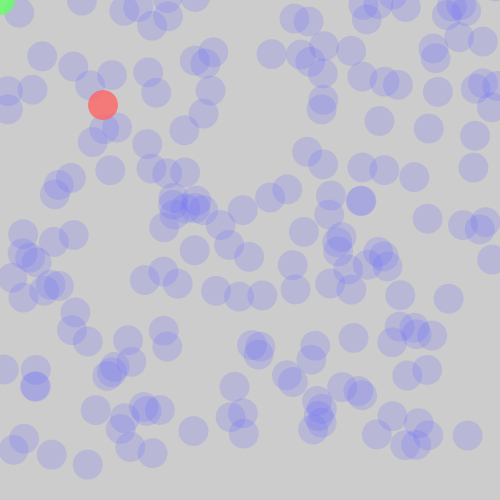
Frame 1 (no input)
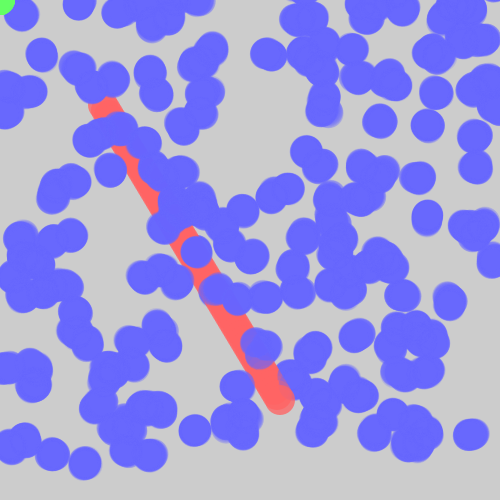
Frame 60 (the mouse pressed at the canvas centre just before this capture)
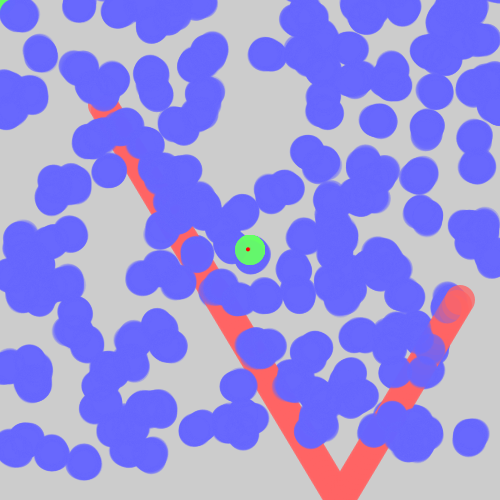
Frame 120 (the mouse held since frame 60 and released just before this capture)

The Processing sketch that drew these frames (run headless with seeded random() and noise(); from frame 60 on, the mouse is pressed at the canvas centre):

// Processing sketch: processing_174660
// ── processing_174660.pde

float cirWidth = 30;
float cirHeight = 30;

float ballX = 100;
float ballY = 100;
float xSpeed = 3;
float ySpeed = 5;

float radius = 30;
//int x = 250;
//int y = 100;
float radius2 = 30;

boolean changed = false;

ArrayList x = new ArrayList();
ArrayList y = new ArrayList();

Zoog[] zoogies = new Zoog[200];


void setup(){
 size(500, 500);
smooth(); 
 rectMode(CORNER);
 ellipseMode(CENTER);
 ellipseMode(RADIUS);
 for (int i = 0; i < zoogies.length; i ++ ) {
    zoogies[i] = new Zoog(random(width),random(height),30,30);
  }
}

void draw(){

  //background(255);
  
  
  
  //if(mouseX==zoogies[].x){
    //if (mouseY==zoogies[i].y){
      //zoogies[i].c=color(200,100,100,100);
    //}
  //}
  
  
  for (int i = 0; i < zoogies.length; i ++ ) {
    zoogies[i].display();
    zoogies[i].jiggle();
   
    
    }
    

  
  //will the ball hit the box?
  if(intersectsBox(ballX+xSpeed, ballY)){
    xSpeed *= -1;
  }
  //will the ball leave the screen?
  else if(ballX+xSpeed < 0 || ballX+xSpeed > width){
    xSpeed *= -1;
  }

  //will the ball hit the box?
  if(intersectsBox(ballX, ballY+ySpeed)){
    ySpeed *= -1;
  }
  //will the ball leave the screen?
  else if(ballY+ySpeed < 0 || ballY+ySpeed > height){
    ySpeed *= -1;
  }

  ballX += xSpeed;
  ballY += ySpeed;
  fill(255,100,100,200);
  ellipse(ballX, ballY, radius, radius);
  fill(100,255,100,200);
  ellipseMode(CENTER);
  ellipse(mouseX, mouseY, cirWidth, cirHeight);
   if ( dist(mouseX, mouseY,cirWidth, cirHeight ) < radius2){
    fill(255,20,0);
  }
  
  drawSpline(x,y);
  
  // randomize
  for(int i=0; i<x.size(); i++){
    float x0 = ((Float)x.get(i)).floatValue();
    float y0 = ((Float)y.get(i)).floatValue();
    
    x.set(i, new Float(x0 + random(2.0)-1.0));
    y.set(i, new Float(y0 + random(2.0)-1.0));
    
  }

 

}


boolean intersectsBox(float x, float y){
  if(x > mouseX && x < mouseX + cirWidth){
  if(y > mouseY && y < mouseY + cirHeight){
    return true;
   } 
  }

  return false;
  
}
void mouseMoved() {
 
  
  
  
}

void mousePressed(){
  x.add(new Float(mouseX));
  y.add(new Float(mouseY));
  
  changed = true;
  
  background(random(255),random(255),random(100),50);
  
  
}

void keyPressed(){
  if(x.size()<1) return;
  
  x.remove(x.size()-1);
  y.remove(y.size()-1);
  
  changed = true;
}

void drawSpline(ArrayList x, ArrayList y){
  int s = x.size();
  float[] mx = new float[s];
  float[] my = new float[s];
  
  for(int i=0; i<s; i++){
    mx[i] = ((Float)x.get(i)).floatValue();
    my[i] = ((Float)y.get(i)).floatValue();
  }
  
  drawSpline(mx,my);
}

void drawSpline(float[] x, float[] y)
{
  if(x.length<1) return;
  
  Spline xs, ys;
  xs = new Spline(x);
  ys = new Spline(y);
  
  stroke(0);
  noFill();
  beginShape();
  
  for(float t=0.0; t<=x.length-1; t += 0.01){
    vertex(xs.calc(t), ys.calc(t));
    //point(xs.calc(t), ys.calc(t));
  }
  
  endShape();
  
  noStroke();
  fill(255,0,0);
  ellipseMode(CENTER);
  
  for(int i=0; i<x.length; i++){
    ellipse(x[i],y[i],4,4);
  }
}

class Spline
{
  int n;
  float[] a, b, c, d;
  float[] x;
  
  Spline(float[] sp)
  {
    float[] w;
    float tmp;
    n = sp.length;
    
    a = new float[n];
    b = new float[n];
    c = new float[n];
    d = new float[n];
    w = new float[n];
    
    for(int i=0; i<n; i++){
      a[i] = sp[i];
    }
    
    c[0] = 0.0;
    c[n-1] = 0.0;
    
    for(int i=1; i<n-1; i++){
      c[i] = 3.0 * (a[i-1] - 2.0*a[i] + a[i+1]);
    }
    
    w[0] = 0.0;
    for(int i=1; i<n-1; i++){
      tmp = 4.0 - w[i-1];
      c[i] = (c[i] - c[i-1])/tmp;
      w[i] = 1.0 / tmp;
    }
    
    for(int i=n-2; i>0; i--){
      c[i] = c[i] - c[i+1] * w[i];
    }
    
    b[n-1] = 0.0;
    d[n-1] = 0.0;
    
    for(int i=0; i<n-1; i++){
      d[i] = (c[i+1] - c[i])/3.0;
      b[i] = a[i+1] - a[i] - c[i] - d[i];
    }
    
    /*
    for(int i=0; i<n; i++){
      print("[" + i + "] ");
      println("a:" + a[i] + " b:" + b[i] + " c:" + c[i] + " d:" + d[i]); 
    }
    println();
    */
    
  }
  
  float calc(float t)
  {
    int j;
    float dt;
    
    j = floor(t);
    
    if(j<0) j=0;
    else if(j>n) j=n;
   
    dt = t - (float)j; 
    return a[j] + (b[j] + (c[j] + d[j]*dt)*dt)*dt;
  }
}
class Zoog {
  
  float x,y,w,h;
  color c = color(100,100,255,50);

  
  Zoog(float tempX, float tempY, float tempW, float tempH) {
    x = tempX;
    y = tempY;
    w = tempW;
    h = tempH;

  }
  
  
  void jiggle() { 
    
    x = x + random(-1,1);
    y = y + random(-1,1);
    
    x = constrain(x,0,width);
    y = constrain(y,0,height);
  }
  
  void highlight() { 
    c = color(200,100,100,100);
  }
  // Display Zoog
  void display() {
    // Set ellipses and rects to CENTER mode
    ellipseMode(CENTER); 
 

    
    noStroke();
    fill(c);
    ellipse(x,y-h,w,h);
    
    if(mouseX==x){
      if(mouseY==y){
      c=color(200,100,100,100);
      }
    }
    }
    void draw(){
    }
    void mouseClicked(){
      c = color(random(360),random(360),random(360),50);
    }
  
  
  boolean intersectsMs(float x, float y){
  if(x > mouseX && x < mouseX + cirWidth){
  if(y > mouseY && y < mouseY + cirHeight){
    return true;
   } 
  }

  return false;
  
}


}
